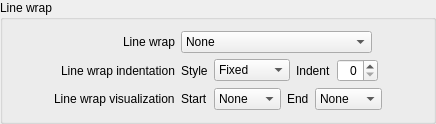
             <widget class="QGroupBox" name="groupBoxLineWrap">
              <property name="title">
               <string>Line wrap</string>
              </property>
              <layout class="QGridLayout" name="gridLayout_4">
               <item row="0" column="1">
                <layout class="QHBoxLayout" name="horizontalLayout_25">
                 <item>
                  <widget class="QComboBox" name="comboBoxLineWrap">
                   <item>
                    <property name="text">
                     <string>None</string>
                    </property>
                   </item>
                   <item>
                    <property name="text">
                     <string>Wrap at character boundaries</string>
                    </property>
                   </item>
                   <item>
                    <property name="text">
                     <string>Wrap at word boundaries</string>
                    </property>
                   </item>
                  </widget>
                 </item>
                 <item>
                  <spacer name="horizontalSpacer_25">
                   <property name="orientation">
                    <enum>Qt::Horizontal</enum>
                   </property>
                   <property name="sizeHint" stdset="0">
                    <size>
                     <width>40</width>
                     <height>20</height>
                    </size>
                   </property>
                  </spacer>
                 </item>
                </layout>
               </item>
               <item row="1" column="0">
                <layout class="QHBoxLayout" name="horizontalLayout_21">
                 <item>
                  <spacer name="horizontalSpacer_23">
                   <property name="orientation">
                    <enum>Qt::Horizontal</enum>
                   </property>
                   <property name="sizeHint" stdset="0">
                    <size>
                     <width>40</width>
                     <height>20</height>
                    </size>
                   </property>
                  </spacer>
                 </item>
                 <item>
                  <widget class="QLabel" name="labelLineWrapIndentation">
                   <property name="text">
                    <string>Line wrap indentation</string>
                   </property>
                  </widget>
                 </item>
                </layout>
               </item>
               <item row="2" column="0">
                <layout class="QHBoxLayout" name="horizontalLayout_22">
                 <item>
                  <spacer name="horizontalSpacer_24">
                   <property name="orientation">
                    <enum>Qt::Horizontal</enum>
                   </property>
                   <property name="sizeHint" stdset="0">
                    <size>
                     <width>40</width>
                     <height>20</height>
                    </size>
                   </property>
                  </spacer>
                 </item>
                 <item>
                  <widget class="QLabel" name="labelLineWrapVisualization">
                   <property name="text">
                    <string>Line wrap visualization</string>
                   </property>
                  </widget>
                 </item>
                </layout>
               </item>
               <item row="1" column="1">
                <layout class="QHBoxLayout" name="horizontalLayout_24">
                 <item>
                  <widget class="QLabel" name="labelLineWrapIndentationStyle">
                   <property name="text">
                    <string>Style</string>
                   </property>
                  </widget>
                 </item>
                 <item>
                  <widget class="QComboBox" name="comboBoxLineWrapIndentationStyle">
                   <item>
                    <property name="text">
                     <string>Fixed</string>
                    </property>
                   </item>
                   <item>
                    <property name="text">
                     <string>Same</string>
                    </property>
                   </item>
                   <item>
                    <property name="text">
                     <string>Indented</string>
                    </property>
                   </item>
                  </widget>
                 </item>
                 <item>
                  <widget class="QLabel" name="labelLineWrapIndentationIndent">
                   <property name="text">
                    <string>Indent</string>
                   </property>
                  </widget>
                 </item>
                 <item>
                  <widget class="QSpinBox" name="spinBoxLineWrapIndentationIndent">
                   <property name="alignment">
                    <set>Qt::AlignRight|Qt::AlignTrailing|Qt::AlignVCenter</set>
                   </property>
                  </widget>
                 </item>
                 <item>
                  <spacer name="horizontalSpacer_26">
                   <property name="orientation">
                    <enum>Qt::Horizontal</enum>
                   </property>
                   <property name="sizeHint" stdset="0">
                    <size>
                     <width>40</width>
                     <height>20</height>
                    </size>
                   </property>
                  </spacer>
                 </item>
                </layout>
               </item>
               <item row="2" column="1">
                <layout class="QHBoxLayout" name="horizontalLayout_23">
                 <item>
                  <widget class="QLabel" name="labelLineWrapVisualizationStart">
                   <property name="text">
                    <string>Start</string>
                   </property>
                  </widget>
                 </item>
                 <item>
                  <widget class="QComboBox" name="comboBoxLineWrapVisualizationStart">
                   <property name="sizePolicy">
                    <sizepolicy hsizetype="Expanding" vsizetype="Fixed">
                     <horstretch>0</horstretch>
                     <verstretch>0</verstretch>
                    </sizepolicy>
                   </property>
                   <item>
                    <property name="text">
                     <string>None</string>
                    </property>
                   </item>
                   <item>
                    <property name="text">
                     <string>Text</string>
                    </property>
                   </item>
                   <item>
                    <property name="text">
                     <string>Border</string>
                    </property>
                   </item>
                   <item>
                    <property name="text">
                     <string>Margin</string>
                    </property>
                   </item>
                  </widget>
                 </item>
                 <item>
                  <widget class="QLabel" name="labelLineWrapVisualizationEnd">
                   <property name="text">
                    <string>End</string>
                   </property>
                  </widget>
                 </item>
                 <item>
                  <widget class="QComboBox" name="comboBoxLineWrapVisualizationEnd">
                   <property name="sizePolicy">
                    <sizepolicy hsizetype="Expanding" vsizetype="Fixed">
                     <horstretch>0</horstretch>
                     <verstretch>0</verstretch>
                    </sizepolicy>
                   </property>
                   <item>
                    <property name="text">
                     <string>None</string>
                    </property>
                   </item>
                   <item>
                    <property name="text">
                     <string>Text</string>
                    </property>
                   </item>
                   <item>
                    <property name="text">
                     <string>Border</string>
                    </property>
                   </item>
                   <item>
                    <property name="text">
                     <string>Margin</string>
                    </property>
                   </item>
                  </widget>
                 </item>
                 <item>
                  <spacer name="horizontalSpacer_27">
                   <property name="orientation">
                    <enum>Qt::Horizontal</enum>
                   </property>
                   <property name="sizeHint" stdset="0">
                    <size>
                     <width>40</width>
                     <height>20</height>
                    </size>
                   </property>
                  </spacer>
                 </item>
                </layout>
               </item>
               <item row="0" column="0">
                <layout class="QHBoxLayout" name="horizontalLayout_20">
                 <item>
                  <spacer name="horizontalSpacer_22">
                   <property name="orientation">
                    <enum>Qt::Horizontal</enum>
                   </property>
                   <property name="sizeHint" stdset="0">
                    <size>
                     <width>40</width>
                     <height>20</height>
                    </size>
                   </property>
                  </spacer>
                 </item>
                 <item>
                  <widget class="QLabel" name="labelLineWrap">
                   <property name="text">
                    <string>Line wrap</string>
                   </property>
                  </widget>
                 </item>
                </layout>
               </item>
              </layout>
             </widget>
